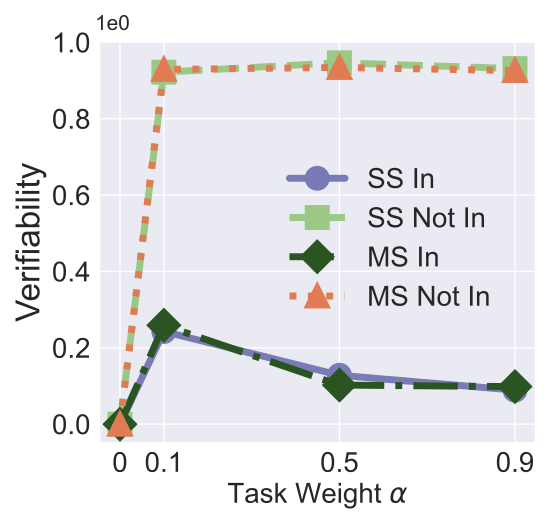

Python code for this plot:


import numpy as np
import matplotlib.pyplot as plt

epsilon = 3
beta = 1 / epsilon


x=[0, 0.1, 0.5, 0.9]

labels = ['0', '0.1', '0.5', '0.9']
# unl_org = [97.77, 97.55, 97.35, 97.29, 97.21, 97.21]

unl_mib = [0, 0, 0, 0 ]
unl_mib_bck = [0, 0.7, 0.7, 0.7 ]


# unl_hess_r = [96.6, 96.66, 96.04, 95.94, 95.85, 97.21]
unl_muv_includes = [0.0, 0.2428, 0.1281, 0.0891 ]

unl_muv = [0.0, 0.9221, 0.9467,  0.9314 ]
# unl_ss_wo = [94.32, 94.53, 94.78, 93.38, 94.04, 97.21]

unl_muv_lowerb_multi_in = [0, 0.2592, 0.1025, 0.0984]
unl_muv_lowerb_multi_not_in = [0,  0.9293, 0.9344, 0.9262]


plt.style.use('seaborn')
plt.figure(figsize=(5.5, 5.3))
l_w=5
m_s=15
marker_s = 3
markevery=1
#plt.figure(figsize=(8, 5.3))
#plt.plot(x, unl_fr, color='blue', marker='^', label='Retrain',linewidth=l_w, markersize=m_s)
plt.plot(x, unl_muv_includes, linestyle='-', color='#797BB7', marker='o', fillstyle='full', markevery=markevery,
         label='SS In', linewidth=l_w, markersize=m_s, markeredgewidth=marker_s)

#plt.plot(x, unl_ss_w, color='g',  marker='*',  label='PriMU$_{w}$',linewidth=l_w, markersize=m_s)
plt.plot(x, unl_muv, linestyle='--', color='#9BC985',  marker='s', fillstyle='full', markevery=markevery,
         label='SS Not In',linewidth=l_w, markersize=m_s, markeredgewidth=marker_s)




plt.plot(x, unl_muv_lowerb_multi_in, linestyle='-.', color='#2A5522',  marker='D', fillstyle='full', markevery=markevery,
         label='MS In',linewidth=l_w, markersize=m_s, markeredgewidth=marker_s)


plt.plot(x, unl_muv_lowerb_multi_not_in, linestyle=':', color='#E07B54',  marker='^', fillstyle='full', markevery=markevery,
         label='MS Not In', linewidth=l_w,  markersize=m_s, markeredgewidth=marker_s)


#plt.plot(x, unl_vibu, color='silver',  marker='d',  label='VIBU',linewidth=4,  markersize=10)

# plt.plot(x, y_sa03, color='r',  marker='2',  label='AAAI21 A_acc, pr=0.3',linewidth=3, markersize=8)
# plt.plot(x, y_sa05, color='darkblue',  marker='4',  label='AAAI21 A_acc, pr=0.5',linewidth=3, markersize=8)
# plt.plot(x, y_ma03, color='darkviolet',  marker='3',  label='FedMC A_acc, pr=0.3',linewidth=3, markersize=8)
# plt.plot(x, y_ma05, color='cyan',  marker='p',  label='FedMC A_acc, pr=0.5',linewidth=3, markersize=8)


# plt.grid()
leg = plt.legend(fancybox=True, shadow=True)
# plt.xlabel('Malicious Client Ratio (%)' ,fontsize=16)
plt.ylabel('Verifiability' ,fontsize=24)
my_y_ticks = np.arange(0, 1.1, 0.2)
plt.yticks(my_y_ticks,fontsize=20)
plt.xlabel('Task Weight $\\alpha$' ,fontsize=20)

plt.xticks(x, labels, fontsize=20)
# plt.title('CIFAR10 IID')

plt.annotate(r"1e0", xy=(0.1, 1.01), xycoords='axes fraction', xytext=(-10, 10),
             textcoords='offset points', ha='right', va='center', fontsize=15)


# plt.title('(c) Utility Preservation', fontsize=24)
plt.legend(loc=(0.41, 0.3),fontsize=20)
plt.tight_layout()
#plt.title("MNIST")
plt.rcParams['figure.figsize'] = (2.0, 1)
plt.rcParams['image.interpolation'] = 'nearest'
plt.rcParams['figure.subplot.left'] = 0.11
plt.rcParams['figure.subplot.bottom'] = 0.08
plt.rcParams['figure.subplot.right'] = 0.977
plt.rcParams['figure.subplot.top'] = 0.969
plt.savefig('celeba_verifiability_lower_bound_analysis.pdf', format='pdf', dpi=200)
plt.show()
